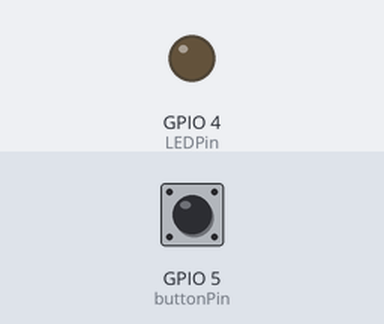
Simulated run of this sketch. Board: ESP32. On the bench: output pins drawn as LEDs (lit = HIGH). Dashed ring = blinking. Inputs (shaded band) come from the test bench; at power-on: GPIO 5 (buttonPin) HIGH.

Above: at 1.2 s.
1.3 s: GPIO 5 (buttonPin) pulsed LOW 5 times (0.12 s each, 0.3 s apart)
At 1.75 s:
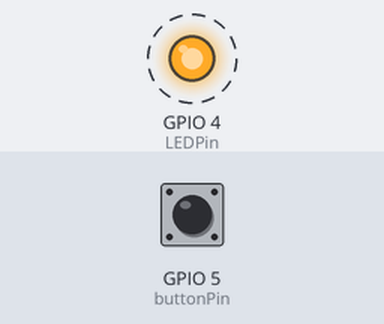
4.3 s: GPIO 5 (buttonPin) pulled LOW for 0.15 s
At 4.8 s:
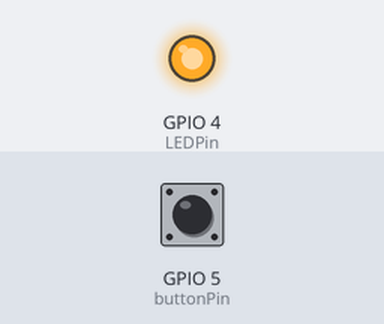
5.9 s: GPIO 5 (buttonPin) pulled LOW for 1 s
At 7.2 s:
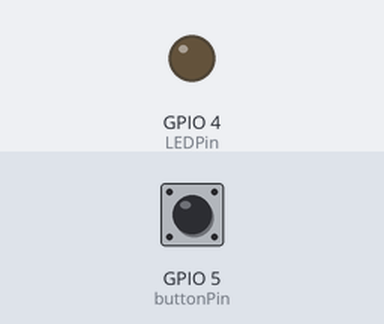
Timing chart, 0 to 8.9 s (numbered marks = the images above; inputs shaded):
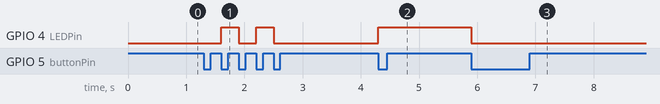

Measured:
- after the input at 1.3 s, GPIO 4 (LEDPin): alternates HIGH for 0.30 s and LOW for 0.30 s, 4 changes in all, then stays LOW, starting after 0.30 s
- after the input at 4.3 s, GPIO 4 (LEDPin): LOW → HIGH at once
- after the input at 5.9 s, GPIO 4 (LEDPin): HIGH → LOW at once

The sketch:

Interrupts_LED_Taster.ino
```cpp
/*
Project:  Interrupt Routinge - Taster schaltet LED
Author:   Thomas Edlinger for www.edistechlab.com
Date:     Created 19.05.2023
Version:  V1.0
IDE:      Arduino IDE 2.1.0
 
Required Board (Tools -> Board -> Boards Manager...)
 - Board: esp8266 by ESP8266 Community   V3.1.2

Required libraries (sketch -> include library -> manage libraries)
*/

const byte buttonPin = 5; //D1 - Wemos d1 mini
const byte LEDPin = 4; //D2  - Wemos d1 mini
byte lastButtonState = 0;
const int debounceTime = 30; // millis
byte toggleState = 0;
unsigned long lastButtonTimeChange = 0;
volatile int buttonFlag;

void setup() {
  Serial.begin(115200);
  pinMode(buttonPin, INPUT_PULLUP);
  pinMode(LEDPin, OUTPUT);
  attachInterrupt(digitalPinToInterrupt(buttonPin), ISR_button, CHANGE);
}

IRAM_ATTR void ISR_button() {
  buttonFlag = 1;
}

void loop() {
  if (millis() - lastButtonTimeChange > debounceTime && buttonFlag) {
    lastButtonTimeChange = millis();
    if(digitalRead(buttonPin) == 0 && lastButtonState == 1){
      toggleState =! toggleState;
      digitalWrite(LEDPin, toggleState);
      lastButtonState = 0;
    }
    else if(digitalRead(buttonPin) == 1 && lastButtonState == 0) {
      lastButtonState = 1;
    }
    buttonFlag = 0;
  }
}
```
